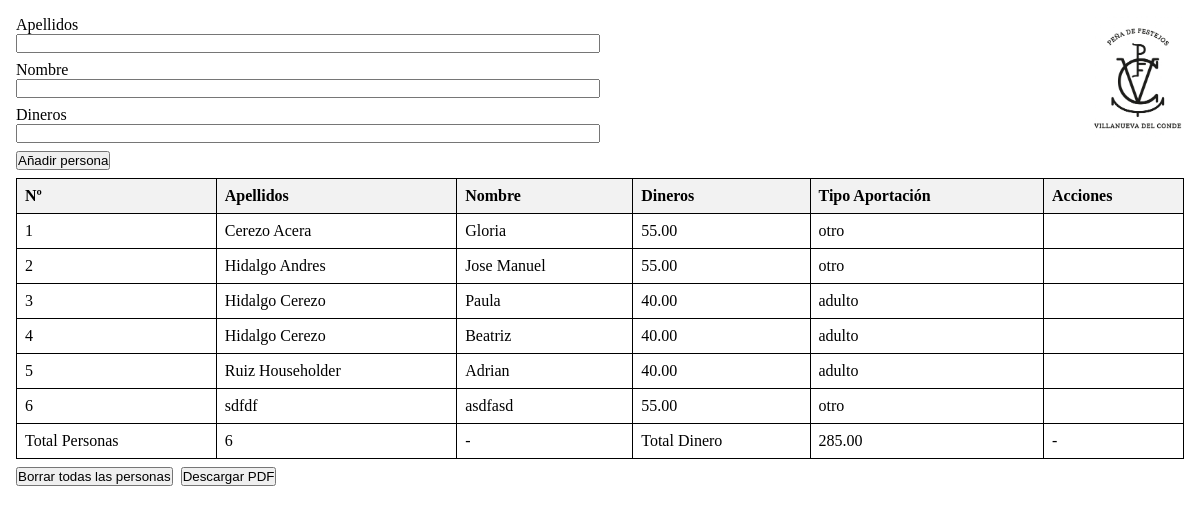
Page /home on the earlier database version.
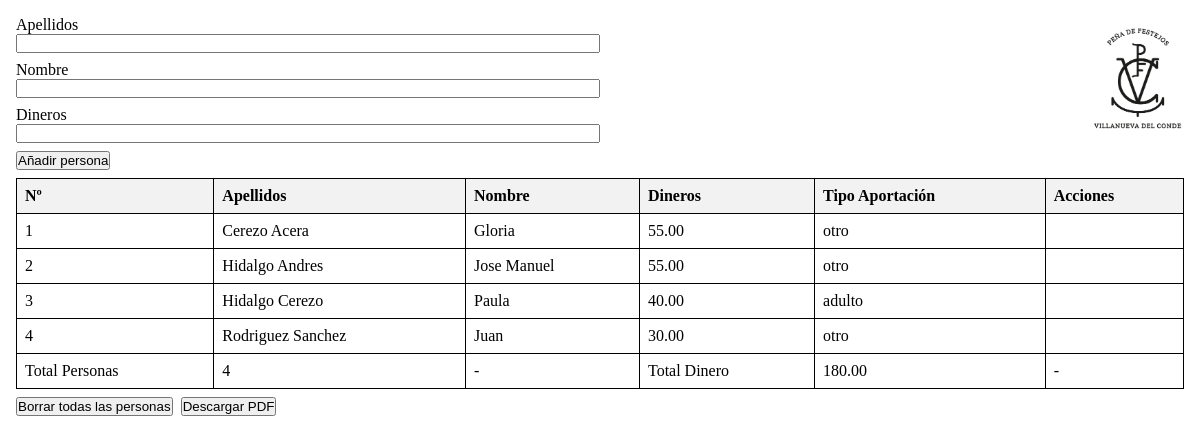
Same page on the later database version.
### mi_app/models.py (models this page shows)
class Persona(models.Model):
    nombre = models.CharField(max_length=100, default="")
    apellidos = models.CharField(max_length=150, default="")
    numero_socio = models.IntegerField(default=0)
    dinero = models.DecimalField(max_digits=10, decimal_places=2, default=0)
    tipo_aportacion = models.CharField(max_length=20, choices=TIPO_DE_APORTACION, default='adulto')

### mi_app/views.py (the view)
# urls.py: 2. Add a URL to urlpatterns:  path('', views.home, name='home')
def home(request):
    controlador = Controlador()
    return controlador.home(request)

### controlador.py (called while the page is built)
    def home(self, request):
        personas_agregadas = self.obtener_personas()
        total_dinero = self.calcular_total_dinero()
        context = {}
        context.update({'personas': personas_agregadas})
        context.update({'total_dinero': total_dinero})
        print('Hola Adri <3')
        return render(request, 'home.html', context)

    def calcular_total_dinero(self):
        personas = Persona.objects.filter()
        total_dinero = personas.filter(tipo_aportacion='joven').count() * 15 + personas.filter(tipo_aportacion='jubilado').count() * 25 + personas.filter(tipo_aportacion='adulto').count() * 40
        otras_personas = personas.filter(tipo_aportacion='otro')
        for otra in otras_personas:
            total_dinero += otra.dinero
        return total_dinero

    def obtener_personas(self):
        return Persona.objects.filter().order_by('apellidos', 'tipo_aportacion')

### mi_app/templates/home.html (shortened to what this page needs)
{% load static %}
<html>
    <head>
    </head>
    <body>
        <div class="app">
            <div class="d-flex">
                <form class="formulario-usuario" id="form_persona_nueva">
                    <div class="d-flex flex-column">
                        <label>Apellidos</label>
                        <input id="apellidos" type="text">
                    </div>
                    <div class="d-flex flex-column">
                        <label>Nombre</label>
                        <input id="nombre" type="text">
                    </div>
                    <div class="d-flex flex-column">
                        <label>Dineros</label>
                        <input id="dineros" type="number">
                    </div>
                </form>
                <div class="imagen-container">
                    <img class="imagen" src="{% static 'logo_pena.jpeg' %}" alt="Imagen">
                </div>
            </div>
            <div >
                <button onclick="submit_form()">Añadir persona</button>
            </div>
            <div class="tabla-usuarios">
                <table>
                    <thead>
                        <tr>
                            <th>Nº</th>
                            <th>Apellidos</th>
                            <th>Nombre</th>
                            <th>Dineros</th>
                            <th>Tipo Aportación</th>
                            <th>Acciones</th>
                        </tr>
                    </thead>
                    <tbody>
                        {% for persona in personas %}
                            <tr>
                                <td>{{forloop.counter}}</td>
                                <td>{{persona.apellidos}}</td>
                                <td>{{persona.nombre}}</td>
                                <td>{{persona.dinero}}</td>
                                <td>{{persona.tipo_aportacion}}</td>
                                <td><i class="ph ph-trash" onclick="borrarPersona('{{persona.id}}')"></i></td>
                            </tr>
                        {% endfor %}
                        <tr>
                            <td>Total Personas</td>
                            <td>{{personas.count}}</td>
                            <td>-</td>
                            <td>Total Dinero</td>
                            <td>{{total_dinero}}</td>
                            <td>-</td>
                        </tr>
                    </tbody>
                </table>
            </div>
            <div class="botones">
                <div >
                    <button onclick="borrarTodo()">Borrar todas las personas</button>
                </div>
                <div >
                    <button onclick="crearPDF()">Descargar PDF</button>
                </div>
            </div>
        </div>
    </body>
</html>
<link rel="stylesheet" type="text/css" href="{% static 'home.css' %}">

Differences in the rows shown:
removed Persona: apellidos "Hidalgo Cerezo", nombre "Beatriz", dinero "40.00", tipo_aportacion "adulto"
removed Persona: apellidos "Ruiz Householder", nombre "Adrian", dinero "40.00", tipo_aportacion "adulto"
removed Persona: apellidos "sdfdf", nombre "asdfasd", dinero "55.00", tipo_aportacion "otro"
added Persona: apellidos "Rodriguez Sanchez", nombre "Juan", dinero "30.00", tipo_aportacion "otro"
Other differences:
{{ personas.count }}: "6" → "4"
{{ total_dinero }}: "285.00" → "180.00"
